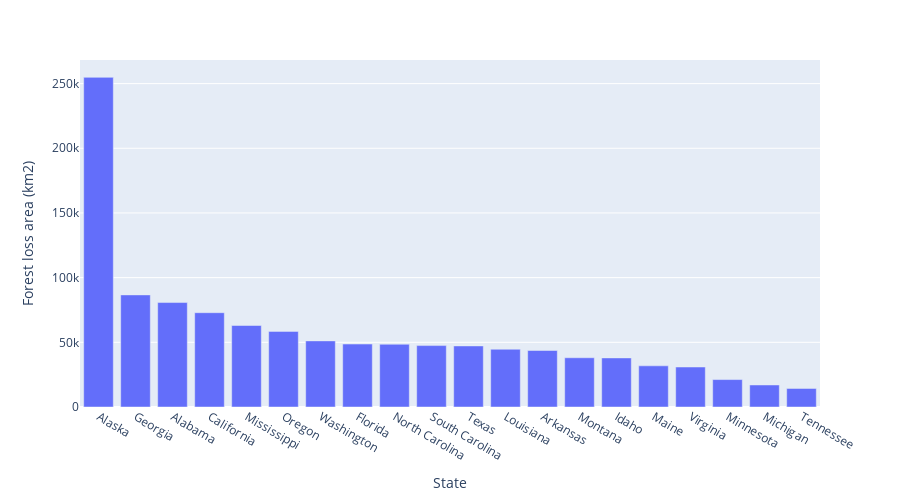

Here is the notebook cell this chart was saved with:
### Code cell
# Loss Area - Bar Chart
geemap.bar_chart(
    tl, x = 'NAME', y = 'sum', max_rows = 20, x_label = 'State', y_label = 'Forest loss area (km2)'
)

### Figure 1 — Plotly figure (JSON) as saved in the notebook; plotly's stock layout.template omitted (floating-point values rounded to 4 significant figures)
{"data": [{"alignmentgroup": "True", "hovertemplate": "State=%{x}<br>Forest loss area (km2)=%{y}<extra></extra>", "legendgroup": "", "marker": {"color": "#636efa", "pattern": {"shape": ""}}, "name": "", "offsetgroup": "", "orientation": "v", "showlegend": false, "textposition": "auto", "type": "bar", "x": ["Alaska", "Georgia", "Alabama", "California", "Mississippi", "Oregon", "Washington", "Florida", "North Carolina", "South Carolina", "Texas", "Louisiana", "Arkansas", "Montana", "Idaho", "Maine", "Virginia", "Minnesota", "Michigan", "Tennessee"], "xaxis": "x", "y": [254800.0, 86660.0, 80740.0, 72900.0, 62990.0, 58450.0, 51120.0, 48650.0, 48500.0, 47480.0, 47210.0, 44640.0, 43670.0, 38070.0, 37950.0, 31820.0, 30920.0, 21210.0, 17030.0, 14320.0], "yaxis": "y"}], "layout": {"barmode": "group", "height": 500, "legend": {"tracegroupgap": 0}, "margin": {"t": 60}, "xaxis": {"anchor": "y", "domain": [0, 1], "title": {"text": "State"}}, "yaxis": {"anchor": "x", "domain": [0, 1], "title": {"text": "Forest loss area (km2)"}}}}
